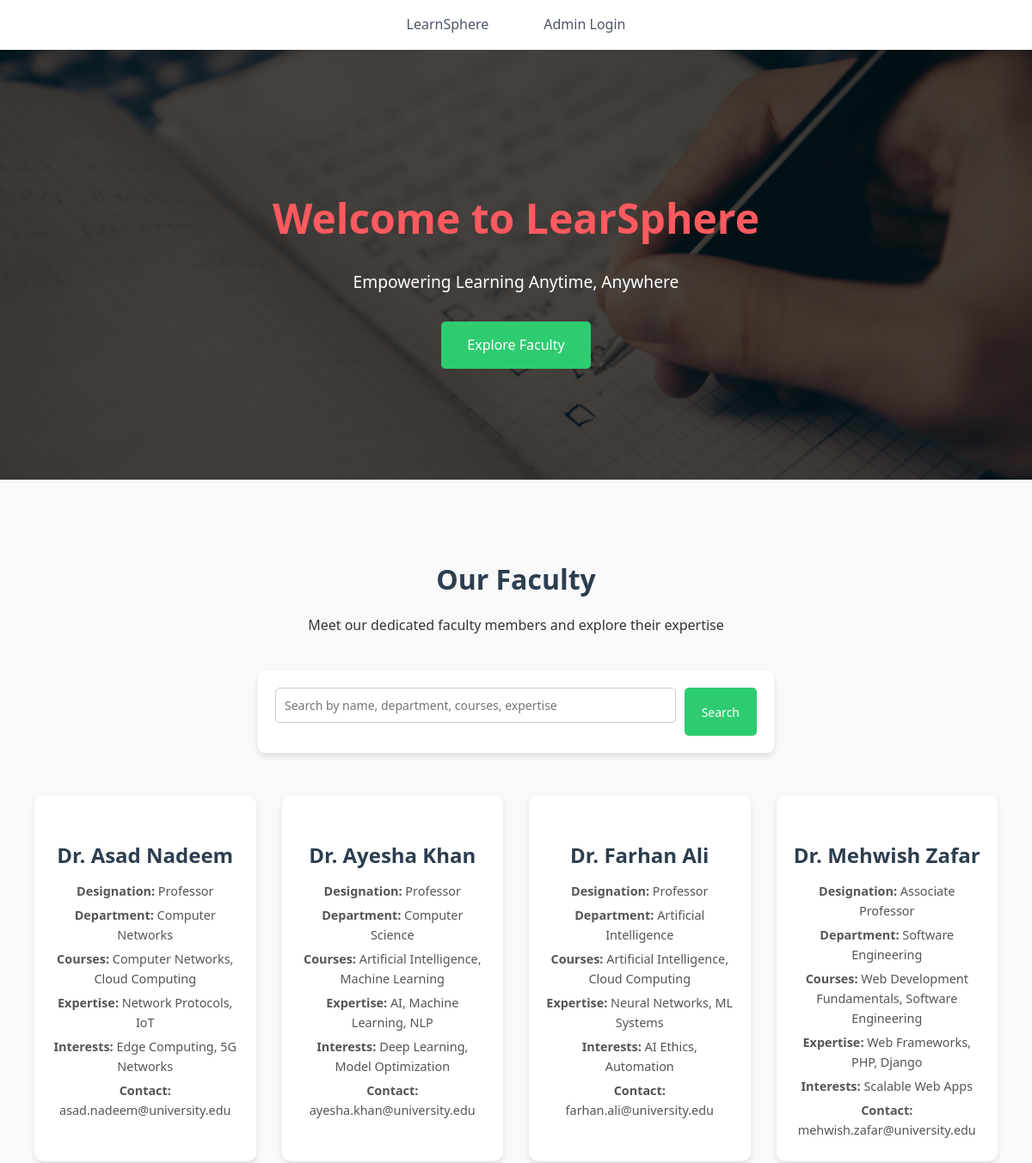
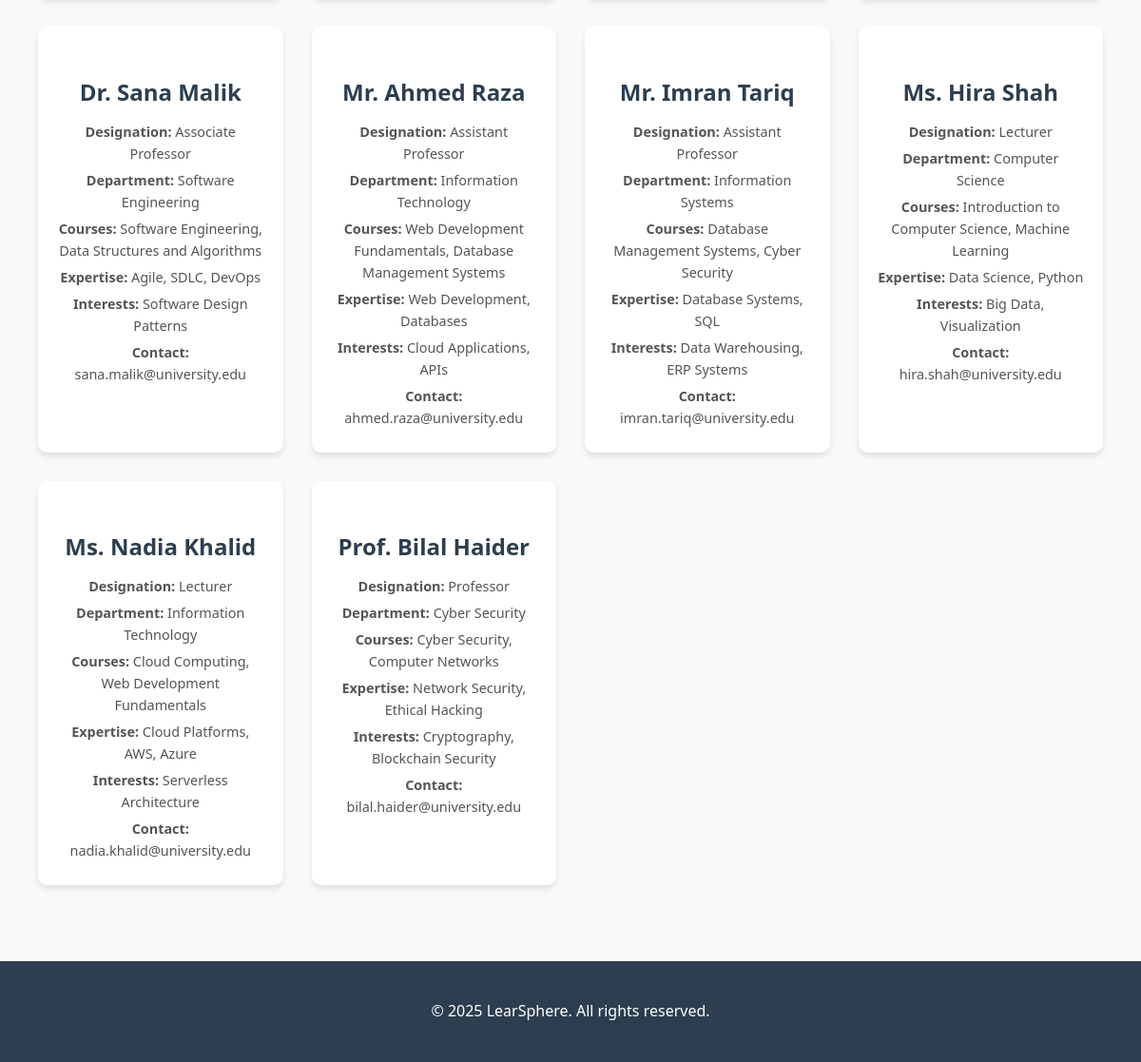
The page / on the database its author committed (2 pictures, top to bottom).
### tables this page shows
CREATE TABLE `faculty` (
  `faculty_id` int(11) NOT NULL,
  `full_name` varchar(100) NOT NULL,
  `email` varchar(100) NOT NULL,
  `phone` varchar(20) DEFAULT NULL,
  `designation` varchar(100) DEFAULT NULL,
  `dept_name` varchar(255) DEFAULT NULL,
  `expertise` text DEFAULT NULL,
  `professional_interest` text DEFAULT NULL,
  `profile_image` varchar(255) DEFAULT NULL,
  `created_by` int(11) DEFAULT NULL,
  `created_at` datetime DEFAULT current_timestamp(),
  `updated_at` datetime DEFAULT current_timestamp() ON UPDATE current_timestamp()
);

### index.php (the view, shortened to what this page needs)
<?php
include "config.php";
$search = isset($_GET['search']) ? trim($_GET['search']) : '';
$query = "
    SELECT f.faculty_id, f.full_name, f.email, f.phone, f.designation, f.dept_name,
           f.expertise, f.professional_interest,
           GROUP_CONCAT(c.course_name SEPARATOR ', ') AS courses_taught
    FROM faculty f
    LEFT JOIN faculty_courses fc ON f.faculty_id = fc.faculty_id
    LEFT JOIN courses c ON fc.course_id = c.course_id
";
$query .= " GROUP BY f.faculty_id ORDER BY f.full_name ASC";
$stmt = $conn->prepare($query);
$stmt->execute();
$faculty_result = $stmt->get_result();
?>
<!DOCTYPE html>
<html lang="en">
<head>
    <link rel="stylesheet" href="CSS/style.css">
</head>
<body>
    <?php include('navbar.php'); ?>
    <div class="hero">
        <div class="hero-content">
            <h1>Welcome to LearSphere</h1>
            <p>Empowering Learning Anytime, Anywhere</p>
            <a href="#faculty" class="cta-button">Explore Faculty</a>
        </div>
    </div>
    <section class="section" id="faculty">
        <div class="container">
            <div class="section-title">
                <h2>Our Faculty</h2>
                <p>Meet our dedicated faculty members and explore their expertise</p>
            </div>
            <form class="search-box" method="GET" action="#faculty">
                <input type="text" name="search" placeholder="Search by name, department, courses, expertise" value="<?php echo htmlspecialchars($search); ?>">
                <button type="submit">Search</button>
            </form>
            <div class="faculty">
                <?php if ($faculty_result && $faculty_result->num_rows > 0): ?>
                    <?php while ($row = $faculty_result->fetch_assoc()): ?>
                        <div class="faculty-card">
                            <h3><?php echo htmlspecialchars($row['full_name']); ?></h3>
                            <p><strong>Designation:</strong> <?php echo htmlspecialchars($row['designation']); ?></p>
                            <p><strong>Department:</strong> <?php echo htmlspecialchars($row['dept_name']); ?></p>
                            <p><strong>Courses:</strong> <?php echo htmlspecialchars($row['courses_taught'] ?: 'N/A'); ?></p>
                            <p><strong>Expertise:</strong> <?php echo htmlspecialchars($row['expertise']); ?></p>
                            <p><strong>Interests:</strong> <?php echo htmlspecialchars($row['professional_interest']); ?></p>
                            <p><strong>Contact:</strong> <?php echo htmlspecialchars($row['email']); ?></p>
                        </div>
                    <?php endwhile; ?>
                <?php else: ?>
                    <p style="text-align:center; color:#777;">No faculty members found.</p>
                <?php endif; ?>
            </div>
        </div>
    </section>
    <footer>
        <div class="container">
            <p>&copy; <?php echo date("Y"); ?> LearSphere. All rights reserved.</p>
        </div>
    </footer>
</body>
</html>

### navbar.php
<nav>
        <ul>
            <li><a href="index.php">LearnSphere</a></li>
            <?php
            if (isset($_SESSION["id"]) && !empty($_SESSION["id"])) {
                echo '<li><a href="dashboard.php">Home</a></li>';
                echo '<li><a href="logout.php">Logout</a></li>';
            } else {
                echo '<li><a href="adminlogin.php">Admin Login</a></li>';
            }
            ?>
        </ul>
    </nav>

### CSS/style.css (style rules this page uses)
:root { --primary-color: #ff5a5f; --primary-hover: #e14d52; --secondary-color: #ffcc00; --secondary-hover: #e6b800; --text-primary: #1f2937; --text-secondary: #4b5563; --bg-primary: #ffffff; --bg-secondary: #fdf2f2; --border-color: #e5e7eb; --shadow-sm: 0 1px 2px rgba(0, 0, 0, 0.05); --shadow-md: 0 4px 6px rgba(0, 0, 0, 0.1); --shadow-lg: 0 10px 15px rgba(0, 0, 0, 0.15); }
* { margin: 0; padding: 0; box-sizing: border-box; }
body { font-family: 'Inter', sans-serif; background: linear-gradient(to right, #fffaf0, #fff5f5); color: var(--text-primary); line-height: 1.6; }
h1, h2, h3, h4, h5, h6 { margin-top: 30px; font-weight: 700; text-align: center; margin-bottom: 1rem; color: var(--primary-color); }
h1 { font-size: 2.5rem; }
h2 { font-size: 2rem; }
h3 { font-size: 1.5rem; }
nav { background: var(--bg-primary); box-shadow: var(--shadow-sm); padding: 1rem 0; position: sticky; top: 0; z-index: 1000; }
nav ul { display: flex; justify-content: center; gap: 2rem; list-style: none; }
nav a { color: var(--text-secondary); text-decoration: none; font-weight: 500; padding: 0.5rem 1rem; transition: all 0.3s ease; border-radius: 0.375rem; }
form { max-width: 500px; margin: 20px auto; padding: 20px; background: var(--bg-primary); border-radius: 8px; box-shadow: var(--shadow-md); }
input, select, textarea { width: 100%; padding: 10px; border: 1px solid var(--border-color); border-radius: 5px; margin-bottom: 15px; font-size: 14px; }
input[type="submit"], button { background: var(--primary-color); color: white; border: none; padding: 10px 15px; font-size: 14px; cursor: pointer; border-radius: 5px; transition: all 0.3s ease; }

### index.php (style rules this page uses)
* { margin: 0; padding: 0; box-sizing: border-box; font-family: 'Segoe UI', Tahoma, Geneva, Verdana, sans-serif; }
body { line-height: 1.6; color: #333; background: #f9f9f9; }
.hero { background: linear-gradient(rgba(0, 0, 0, 0.7), rgba(0, 0, 0, 0.7)), url('./images/img.jpg'); background-size: cover; background-position: center; color: white; height: 500px; display: flex; align-items: center; justify-content: center; text-align: center; }
.hero-content { max-width: 800px; padding: 20px; }
.hero h1 { font-size: 3em; margin-bottom: 20px; }
.hero p { font-size: 1.2em; margin-bottom: 30px; }
.cta-button { display: inline-block; padding: 15px 30px; background: #2ecc71; color: white; text-decoration: none; border-radius: 5px; transition: background 0.3s; }
.section { padding: 60px 20px; }
.container { max-width: 1200px; margin: 0 auto; }
.section-title { text-align: center; margin-bottom: 40px; }
.section-title h2 { font-size: 2em; color: #2c3e50; }
.faculty { display: grid; grid-template-columns: repeat(auto-fit, minmax(250px, 1fr)); gap: 30px; padding: 20px; }
.faculty-card { background: white; border-radius: 10px; padding: 20px; box-shadow: 0 4px 6px rgba(0,0,0,0.1); transition: transform 0.3s; text-align: center; }
.faculty-card h3 { margin-bottom: 10px; color: #2c3e50; }
.faculty-card p { color: #555; font-size: 0.9em; margin: 5px 0; }
footer { background: #2c3e50; color: white; padding: 40px 20px; text-align: center; }
.search-box { max-width: 600px; margin: 0 auto 30px; display: flex; gap: 10px; }
.search-box input { flex: 1; padding: 10px; border: 1px solid #ccc; border-radius: 5px; }
.search-box button { padding: 10px 20px; background: #2ecc71; border: none; border-radius: 5px; color: white; cursor: pointer; }

### rows shown on the page
faculty: full_name "Dr. Asad Nadeem", designation "Professor", dept_name "Computer Networks", courses_taught "Computer Networks, Cloud Computing", expertise "Network Protocols, IoT", professional_interest "Edge Computing, 5G Networks", email "asad.nadeem@university.edu"
faculty: full_name "Dr. Ayesha Khan", designation "Professor", dept_name "Computer Science", courses_taught "Artificial Intelligence, Machine Learning", expertise "AI, Machine Learning, NLP", professional_interest "Deep Learning, Model Optimization", email "ayesha.khan@university.edu"
faculty: full_name "Dr. Farhan Ali", designation "Professor", dept_name "Artificial Intelligence", courses_taught "Artificial Intelligence, Cloud Computing", expertise "Neural Networks, ML Systems", professional_interest "AI Ethics, Automation", email "farhan.ali@university.edu"
faculty: full_name "Dr. Mehwish Zafar", designation "Associate Professor", dept_name "Software Engineering", courses_taught "Web Development Fundamentals, Software Engineering", expertise "Web Frameworks, PHP, Django", professional_interest "Scalable Web Apps", email "mehwish.zafar@university.edu"
faculty: full_name "Dr. Sana Malik", designation "Associate Professor", dept_name "Software Engineering", courses_taught "Software Engineering, Data Structures and Algorithms", expertise "Agile, SDLC, DevOps", professional_interest "Software Design Patterns", email "sana.malik@university.edu"
faculty: full_name "Mr. Ahmed Raza", designation "Assistant Professor", dept_name "Information Technology", courses_taught "Web Development Fundamentals, Database Management Systems", expertise "Web Development, Databases", professional_interest "Cloud Applications, APIs", email "ahmed.raza@university.edu"
faculty: full_name "Mr. Imran Tariq", designation "Assistant Professor", dept_name "Information Systems", courses_taught "Database Management Systems, Cyber Security", expertise "Database Systems, SQL", professional_interest "Data Warehousing, ERP Systems", email "imran.tariq@university.edu"
faculty: full_name "Ms. Hira Shah", designation "Lecturer", dept_name "Computer Science", courses_taught "Introduction to Computer Science, Machine Learning", expertise "Data Science, Python", professional_interest "Big Data, Visualization", email "hira.shah@university.edu"
faculty: full_name "Ms. Nadia Khalid", designation "Lecturer", dept_name "Information Technology", courses_taught "Cloud Computing, Web Development Fundamentals", expertise "Cloud Platforms, AWS, Azure", professional_interest "Serverless Architecture", email "nadia.khalid@university.edu"
faculty: full_name "Prof. Bilal Haider", designation "Professor", dept_name "Cyber Security", courses_taught "Cyber Security, Computer Networks", expertise "Network Security, Ethical Hacking", professional_interest "Cryptography, Blockchain Security", email "bilal.haider@university.edu"
